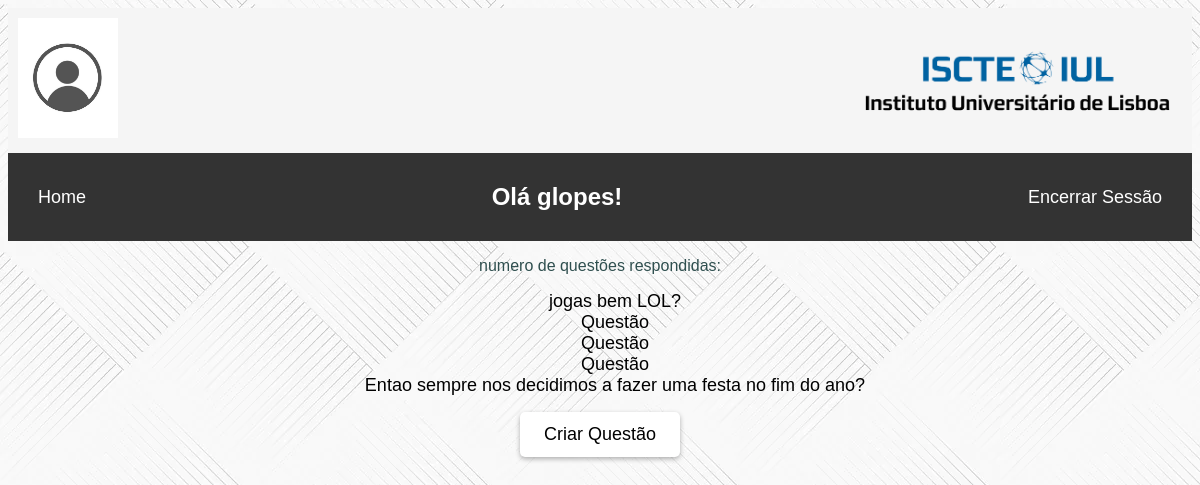
/votacao/home (signed in), run on the app's committed database.
### votacao/models.py (models this page shows, shortened)
class Questao(models.Model):
    questao_texto = models.CharField(max_length=200)
    pub_data = models.DateTimeField('data da publicacao')

### votacao/views.py (the view)
# urls.py: 2. Add a URL to urlpatterns:  path('', views.home, name='home')
@login_required(login_url='votacao/loginview')
def home(request):
    latest_question_list = Questao.objects.order_by('-pub_data')[:5]
    context = {'latest_question_list': latest_question_list}
    return render(request, 'votacao/home.html', context)

### votacao/templates/votacao/home.html (shortened to what this page needs)
<!DOCTYPE html>
<html lang="en">
<head>
    {% load static %}
    <link rel="stylesheet" type="text/css" href="{% static 'votacao/css/mystyle.css'%}">
</head>
<body>
<header>
    <a href={% url 'votacao:fazer_upload' %}>
        <img src="{% if user.fotoperfil.foto_perfil %}{{ user.fotoperfil.foto_perfil.url }}{% else %}{% static 'votacao/images/Default_Avatar.jpg' %}{% endif %}" style="width: 100px">
    </a>
    <img src="{% static 'votacao/images/ISCTE.png' %}" style="height: 80px">
</header>
<nav>
    <a href={% url 'votacao:home' %}>Home</a>
    {% block outros_links %}
        <h2 style="color: white">Olá {{ user.username }}!</h2>
    {% endblock %}
    <a href={% url 'votacao:logoutview' %}>Encerrar Sessão</a>
</nav>
{% block content %}
<p>numero de questões respondidas: {{ user.aluno.num_respostas }}</p>
{% if latest_question_list %}
<ul>
 {% for questao in latest_question_list %}
 <li>
<a href="{% url 'votacao:detalhe' questao.id %}">
{{ questao.questao_texto }}
</a>
</li>
 {% endfor %}
</ul>
{% else %}
<p>Nao ha questoes disponiveis.</p>
{% endif %}
<button>
    <a  href="{% url 'votacao:criar' %}">
        Criar Questão
    </a>
</button>
{% endblock %}
</body>
</html>

### votacao/static/votacao/css/mystyle.css (style rules this page uses)
header { background-color: whitesmoke; background-repeat: no-repeat; padding: 10px; display: flex; align-items: center; text-align: center; height: auto; justify-content: space-between; }
body { background-image: url('../images/background.jpg'); height: auto; color: darkslategrey; font-family: Arial, sans-serif; text-align: center; }
ul { list-style: none; text-align: center; display: flex; flex-direction: column; }
li { display: inline-block; margin-right: 10px; }
nav { background-color: #333; padding: 10px 20px; text-align: center; display: flex; justify-content: space-between; align-items: center; }
nav a { display: block; color: #fff; text-decoration: none; padding: 5px 10px; }
a { text-decoration: none; color: Black; font-size: 18px }
button { display: inline-block; padding: 12px 24px; background-color: white; color: black; text-align: center; font-size: 16px; border: none; border-radius: 5px; box-shadow: 0 2px 5px rgba(0,0,0,0.3); transition: background-color 0.3s ease; cursor: pointer; }

### data on the page
Questao: questao_texto "jogas bem LOL?"
Questao: questao_texto "Questão"
Questao: questao_texto "Questão"
Questao: questao_texto "Questão"
Questao: questao_texto "Entao sempre nos decidimos a fazer uma festa no fim do ano?"

### other printed values
{{ user.username }} "glopes"
